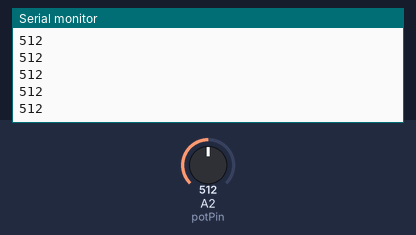
Bench run of a sketch on a simulated Arduino Uno, built with avr-gcc and run on an emulated ATmega328P. Parts: the last lines printed to the serial monitor. Inputs (shaded band) come from the test bench; at power-on: A2 (potPin) = 512.

Above: at 1.2 s.
1.3 s: A2 (potPin) set to 610
At 2.0 s:
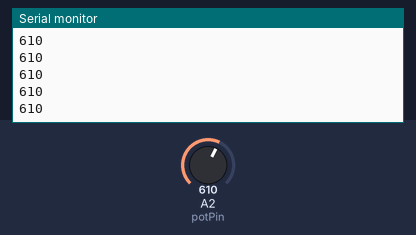
2.8 s: A2 (potPin) set to 590
At 3.8 s:
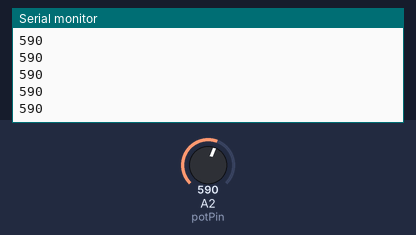
Timing chart, 0 to 5.8 s (numbered marks = the images above; inputs shaded):
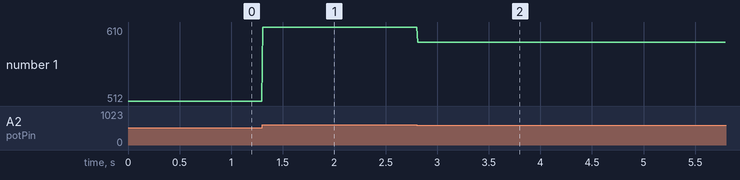

The sketch:

PotiAuslese01.ino
```cpp
int potPin = 2;

int mid1 = 0;

int durchlaufe = 100;

double maxVal = 600;

double minVal = 300;


void setup() {

  Serial.begin(9600);

  Serial.println("Hi");

}


void loop() {

                                             //0%   300

 /* mid1 = 0;                                 25%   520

  for(int i = 0; i < durchlaufe; i++) {       50%   550

    mid1 += getVal();                         75%   560

    delay(1);                                 100%  570

  }

  mid1 = mid1 / durchlaufe;*/

  Serial.println(getVal());

  delay(10);

  //mid1 = mid1 * 0.95 + (double) val * 0.05;

}


int getVal() {

  int val = analogRead(potPin);

  int orig = val;

  if(val > maxVal) {

    val = maxVal;

  } else if(val < minVal) {

    val = minVal;

  }


  val = (val - minVal) / ((maxVal - minVal) / 100);

  return orig;

}
```

Measured:
- after the input at 1.3 s, the serial monitor: prints a new line at once (image 1)
- after the input at 2.8 s, the serial monitor: prints a new line at once (image 2)
- plotted number 1: 512 → 610 after the input at 1.3 s, 610 → 590 after the input at 2.8 s
